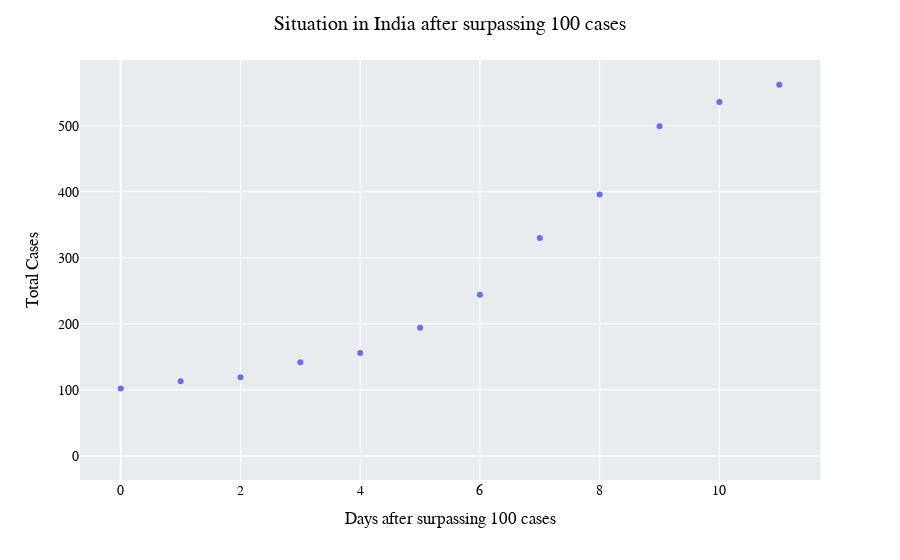

The cell this chart's notebook holds for it:
### Code cell
after100_India = px.scatter(perday_India,x='Days after surpassing 100 cases',y='Total Cases')
after100_India.update_layout(title_text = 'Situation in India after surpassing 100 cases ',
                             plot_bgcolor = '#E9ECEF',font_color = 'black',
                             font_family = 'Times New Roman',font_size = 14,title_x = 0.5)
after100_India.show()

### Figure 1 — Plotly figure (JSON) as saved in the notebook; plotly's stock layout.template omitted (floating-point values rounded to 4 significant figures)
{"data": [{"hovertemplate": "Days after surpassing 100 cases=%{x}<br>Total Cases=%{y}<extra></extra>", "legendgroup": "", "marker": {"color": "#636efa", "symbol": "circle"}, "mode": "markers", "name": "", "orientation": "v", "showlegend": false, "type": "scatter", "x": [null, null, null, null, null, null, null, null, null, null, null, null, null, null, null, null, null, null, null, null, null, null, null, null, null, null, null, null, null, null, null, null, null, null, null, null, null, null, null, null, null, null, null, null, 0, 1, 2, 3, 4, 5, 6, 7, 8, 9, 10, 11], "xaxis": "x", "y": [1, 1, 1, 2, 3, 3, 3, 3, 3, 3, 3, 3, 3, 3, 3, 3, 3, 3, 3, 3, 3, 3, 3, 3, 3, 3, 3, 3, 3, 3, 3, 3, 6, 9, 28, 30, 31, 34, 39, 43, 56, 62, 73, 82, 102, 113, 119, 142, 156, 194, 244, 330, 396, 499, 536, 562], "yaxis": "y"}], "layout": {"font": {"color": "black", "family": "Times New Roman", "size": 14}, "legend": {"tracegroupgap": 0}, "margin": {"t": 60}, "plot_bgcolor": "#E9ECEF", "title": {"text": "Situation in India after surpassing 100 cases ", "x": 0.5}, "xaxis": {"anchor": "y", "domain": [0, 1], "title": {"text": "Days after surpassing 100 cases"}}, "yaxis": {"anchor": "x", "domain": [0, 1], "title": {"text": "Total Cases"}}}}
